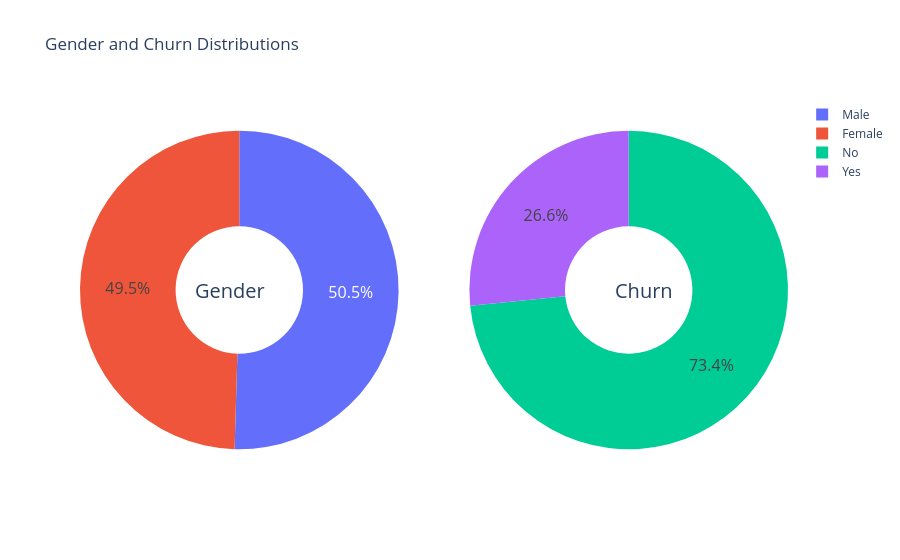

The cell this chart's notebook holds for it:
### Markdown cell above
Data Visualization

### Code cell
#Gender & Churn Distributions
g_labels = ['Male', 'Female']
c_labels = ['No', 'Yes']
# Create subplots: use 'domain' type for Pie subplot
fig = make_subplots(rows=1, cols=2, specs=[[{'type':'domain'}, {'type':'domain'}]])
fig.add_trace(go.Pie(labels=g_labels, values=df['gender'].value_counts(), name="Gender"),
              1, 1)
fig.add_trace(go.Pie(labels=c_labels, values=df['Churn'].value_counts(), name="Churn"),
              1, 2)

# Use `hole` to create a donut-like pie chart
fig.update_traces(hole=.4, hoverinfo="label+percent+name", textfont_size=16)

fig.update_layout(
    title_text="Gender and Churn Distributions",
    # Add annotations in the center of the donut pies.
    annotations=[dict(text='Gender', x=0.16, y=0.5, font_size=20, showarrow=False),
                 dict(text='Churn', x=0.84, y=0.5, font_size=20, showarrow=False)])
fig.show()

### Figure 1 — Plotly figure (JSON) as saved in the notebook; plotly's stock layout.template omitted (floating-point values rounded to 4 significant figures)
{"data": [{"domain": {"x": [0, 0.45], "y": [0, 1]}, "hole": 0.4, "hoverinfo": "label+percent+name", "labels": ["Male", "Female"], "name": "Gender", "textfont": {"size": 16}, "type": "pie", "values": [3549, 3483]}, {"domain": {"x": [0.55, 1], "y": [0, 1]}, "hole": 0.4, "hoverinfo": "label+percent+name", "labels": ["No", "Yes"], "name": "Churn", "textfont": {"size": 16}, "type": "pie", "values": [5163, 1869]}], "layout": {"annotations": [{"font": {"size": 20}, "showarrow": false, "text": "Gender", "x": 0.16, "y": 0.5}, {"font": {"size": 20}, "showarrow": false, "text": "Churn", "x": 0.84, "y": 0.5}], "title": {"text": "Gender and Churn Distributions"}}}
